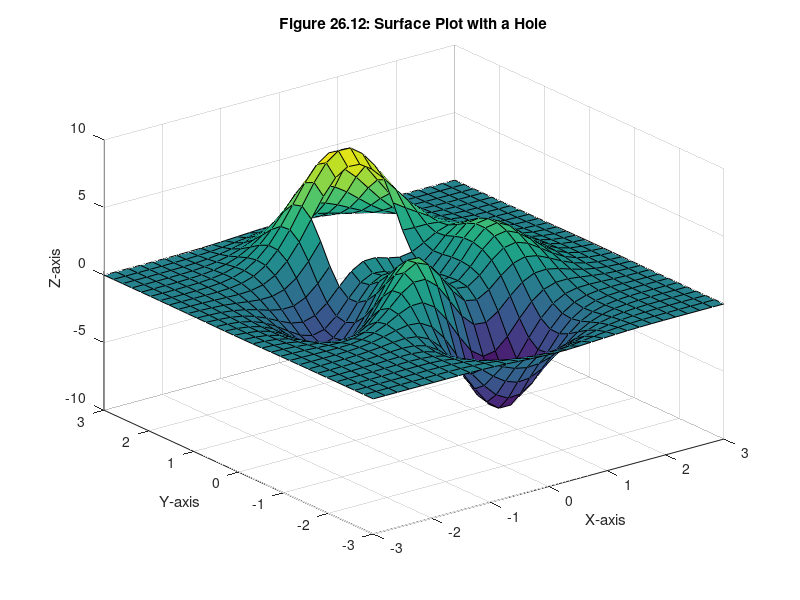

The MATLAB source for this figure:
[X,Y,Z] = peaks(30);
x = X(1,:);              % vector of x axis
y = Y(:,1);              % vector of y axis
i = find(y>.8 & y<1.2);  % find y axis indices of hole
j = find(x>-.6 & x<.5);  % find x axis indices of hole
Z(i,j) = nan;            % set values at hole indices to NaNs
surf(X,Y,Z)
xlabel('X-axis'), ylabel('Y-axis'), zlabel('Z-axis')
title('Figure 26.12: Surface Plot with a Hole')